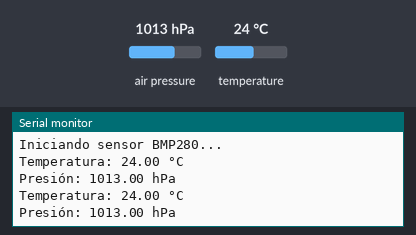
Bench run of a sketch on a simulated Arduino Uno, built with avr-gcc and run on an emulated ATmega328P. Shown: the last lines printed to the serial monitor. The inputs (shaded band) are chosen by the test bench; at power-on: air pressure 1013 hPa, temperature 24 °C.

Above: at 1.8 s.
1.9 s: air pressure set to 952 hPa
At 2.8 s:
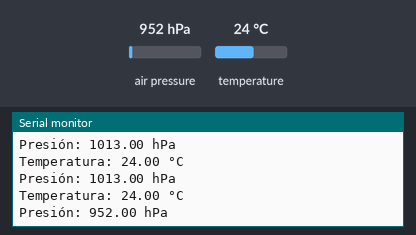
3.4 s: temperature set to 12 °C
At 4.7 s:
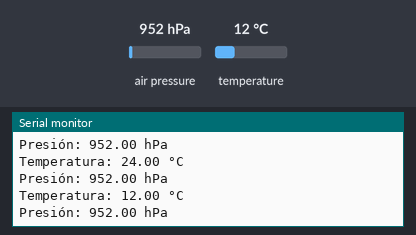
4.9 s: air pressure set to 975 hPa
At 5.6 s:
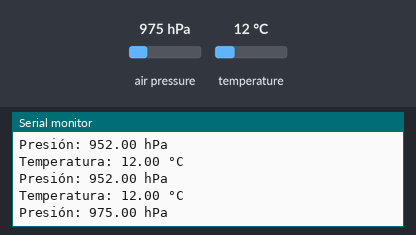
Timing chart, 0 to 7.9 s (numbered marks = the images above; inputs shaded):
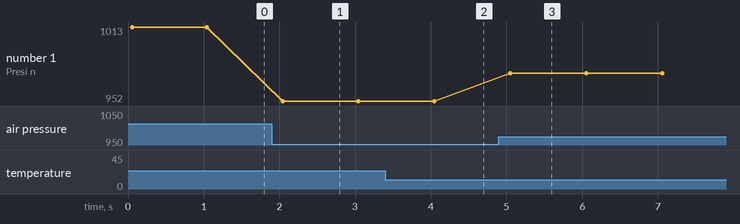

The sketch:

bmp280.ino
```cpp
#include <Wire.h>
#include <Adafruit_Sensor.h>
#include <Adafruit_BMP280.h>

// Crear un objeto del sensor BMP280
Adafruit_BMP280 bmp; // I2C

void setup() {
  // Iniciar la comunicación serie
  Serial.begin(9600);
  Serial.println(F("Iniciando sensor BMP280..."));

  // Verificar si el sensor está conectado
  if (!bmp.begin(0x76)) {
    Serial.println(F("No se encontró el sensor BMP280. Verifique las conexiones."));
    //while (1); // Detener el programa si no se encuentra el sensor
  }

  // Configuración del sensor (opcional)
  bmp.setSampling(Adafruit_BMP280::MODE_NORMAL,     // Modo
                  Adafruit_BMP280::SAMPLING_X2,     // Muestreo de temperatura
                  Adafruit_BMP280::SAMPLING_X16,    // Muestreo de presión
                  Adafruit_BMP280::FILTER_X16,      // Filtro
                  Adafruit_BMP280::STANDBY_MS_500); // Intervalo de espera
}

void loop() {

    if (!bmp.begin(0x76)) {
    Serial.println(F("No se encontró el sensor BMP280. Verifique las conexiones."));
    //while (1); // Detener el programa si no se encuentra el sensor
  }
  // Leer temperatura y presión del sensor
  float temperatura = bmp.readTemperature();
  float presion = bmp.readPressure();

  // Mostrar los valores en el puerto serie
  Serial.print(F("Temperatura: "));
  Serial.print(temperatura);
  Serial.println(F(" °C"));

  Serial.print(F("Presión: "));
  Serial.print(presion / 100.0F); // Convertir de Pa a hPa
  Serial.println(F(" hPa"));

  // Esperar un segundo antes de la próxima lectura
  delay(1000);
}
```

Measured:
- after the input at 1.9 s, the serial monitor: prints a new line after 0.14 s (image 1)
- after the input at 3.4 s, the serial monitor: prints a new line after 0.62 s (image 2)
- after the input at 4.9 s, the serial monitor: prints a new line after 0.15 s (image 3)
- plotted number 1: 1013 → 952 after the input at 1.9 s, 952 → 975 after the input at 4.9 s
